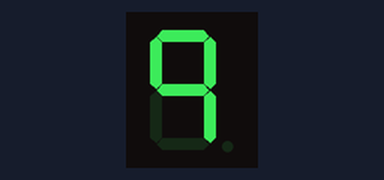
This sketch was run on a simulated Arduino Uno, built with avr-gcc and run on an emulated ATmega328P. Parts: 1-digit seven-segment display. Wiring (inferred from the names in the program): 1-digit 7-segment display, segments lit when LOW: segments pin 2, pin 3, pin 4, pin 5, pin 6, pin 7, pin 8. The segment pins are drawn as the display they are named for.

Above: at 0.1 s.
At 1.6 s:
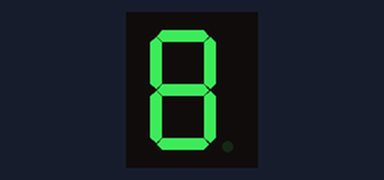
At 3.1 s:
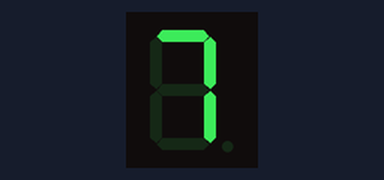
At 6.1 s:
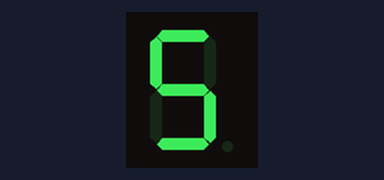
At 9.1 s:
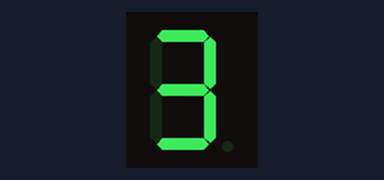
At 13.6 s:
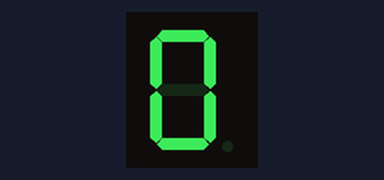

The sketch:

EE201_Excercise4.ino
```cpp
void setup() {
  // put your setup code here, to run once:
  Serial.begin(9600);
  pinMode(2, OUTPUT); // led a
  pinMode(3, OUTPUT); // led b
  pinMode(4, OUTPUT); // led c
  pinMode(5, OUTPUT); // led d
  pinMode(6, OUTPUT); // led e
  pinMode(7, OUTPUT); // led f
  pinMode(8, OUTPUT); // led g

  pinMode(12, INPUT);
  pinMode(13, INPUT);
}

void loop() {

  //on pins
  digitalWrite(12, HIGH);
  digitalWrite(13, HIGH);

  // 9
  digitalWrite(2, LOW); // led a
  digitalWrite(3, LOW); // led b
  digitalWrite(4, LOW); // led c
  digitalWrite(5, HIGH); // led d
  digitalWrite(6, HIGH); // led e
  digitalWrite(7, LOW); // led f
  digitalWrite(8, LOW); // led g
  delay(1500);

  // 8
  digitalWrite(2, LOW); // led a
  digitalWrite(3, LOW); // led b
  digitalWrite(4, LOW); // led c
  digitalWrite(5, LOW); // led d
  digitalWrite(6, LOW); // led e
  digitalWrite(7, LOW); // led f
  digitalWrite(8, LOW); // led g
  delay(1500);

  // 7
  digitalWrite(2, LOW); // led a
  digitalWrite(3, LOW); // led b
  digitalWrite(4, LOW); // led c
  digitalWrite(5, HIGH); // led d
  digitalWrite(6, HIGH); // led e
  digitalWrite(7, HIGH); // led f
  digitalWrite(8, HIGH); // led g
  delay(1500);

  // 6
  digitalWrite(2, LOW); // led a
  digitalWrite(3, HIGH); // led b
  digitalWrite(4, LOW); // led c
  digitalWrite(5, LOW); // led d
  digitalWrite(6, LOW); // led e
  digitalWrite(7, LOW); // led f
  digitalWrite(8, LOW); // led g
  delay(1500);

  // 5
  digitalWrite(2, LOW); // led a
  digitalWrite(3, HIGH); // led b
  digitalWrite(4, LOW); // led c
  digitalWrite(5, LOW); // led d
  digitalWrite(6, HIGH); // led e
  digitalWrite(7, LOW); // led f
  digitalWrite(8, LOW); // led g
  delay(1500);

  // 4
  digitalWrite(2, HIGH); // led a
  digitalWrite(3, LOW); // led b
  digitalWrite(4, LOW); // led c
  digitalWrite(5, HIGH); // led d
  digitalWrite(6, HIGH); // led e
  digitalWrite(7, LOW); // led f
  digitalWrite(8, LOW); // led g
  delay(1500);

  // 3
  digitalWrite(2, LOW); // led a
  digitalWrite(3, LOW); // led b
  digitalWrite(4, LOW); // led c
  digitalWrite(5, LOW); // led d
  digitalWrite(6, HIGH); // led e
  digitalWrite(7, HIGH); // led f
  digitalWrite(8, LOW); // led g
  delay(1500);

  // 2
  digitalWrite(2, LOW); // led a
  digitalWrite(3, LOW); // led b
  digitalWrite(4, HIGH); // led c
  digitalWrite(5, LOW); // led d
  digitalWrite(6, LOW); // led e
  digitalWrite(7, HIGH); // led f
  digitalWrite(8, LOW); // led g
  delay(1500);

  // 1
  digitalWrite(2, HIGH); // led a
  digitalWrite(3, LOW); // led b
  digitalWrite(4, LOW); // led c
  digitalWrite(5, HIGH); // led d
  digitalWrite(6, HIGH); // led e
  digitalWrite(7, HIGH); // led f
  digitalWrite(8, HIGH); // led g
  delay(1500);

  //This will display 0
  digitalWrite(2, LOW); // led a
  digitalWrite(3, LOW); // led b
  digitalWrite(4, LOW); // led c
  digitalWrite(5, LOW); // led d
  digitalWrite(6, LOW); // led e
  digitalWrite(7, LOW); // led f
  digitalWrite(8, HIGH); // led g
  delay(1500);

}
```

Measured:
- by itself, everything shown: repeats every 15.0 s, in 10 steps
- what the display in image 1 shows lasts 1.5 s, from 1.5 s to 3.0 s
